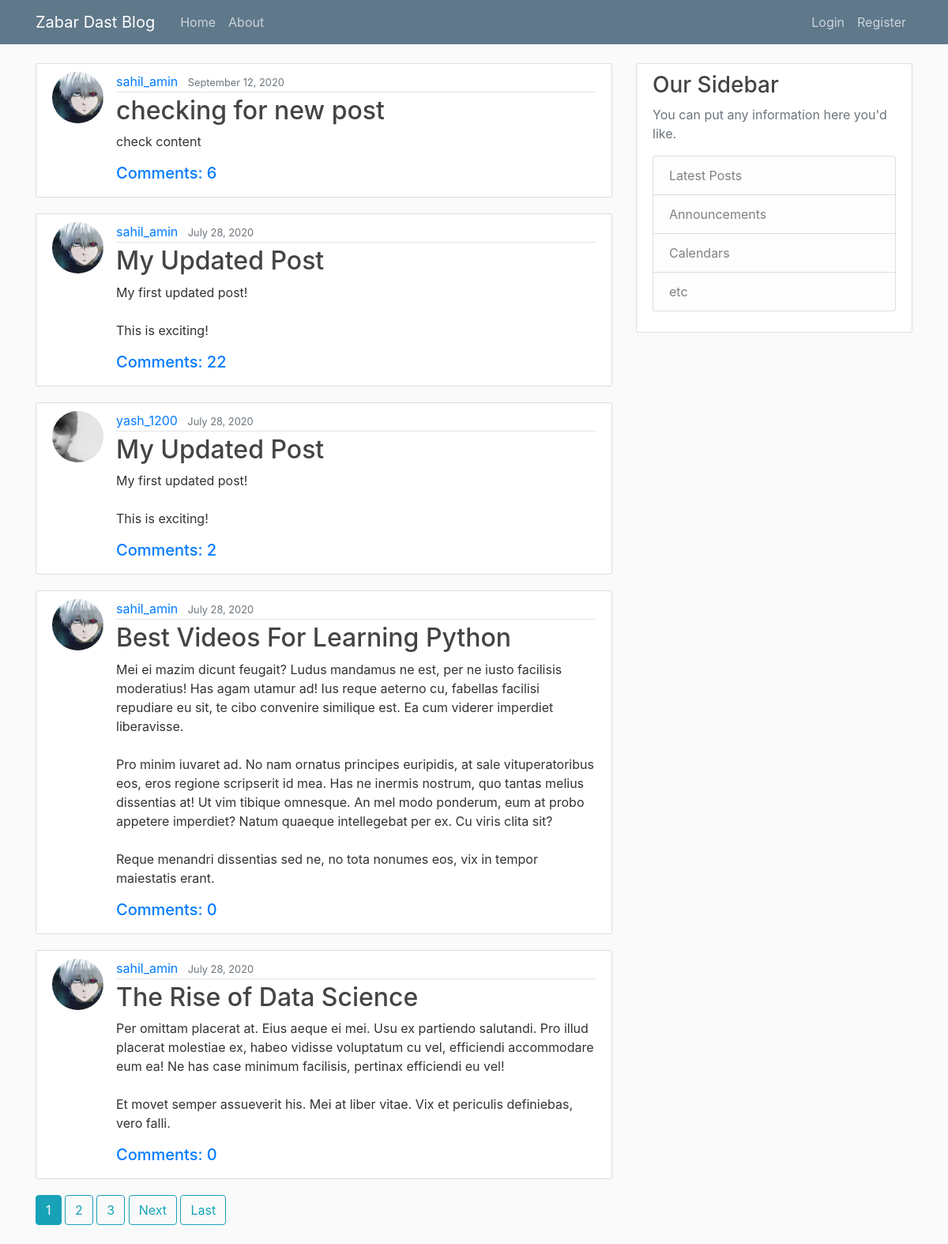
The page / on the database its author committed.
### blog/models.py (models this page shows, shortened)
class Post(models.Model):
	title=models.CharField(max_length=100)
	content = models.TextField()
	date_posted = models.DateTimeField(default=timezone.now)
	author = models.ForeignKey(User, on_delete=models.CASCADE)
	def approved_comments(self):
		return self.comments.filter(approved_comment=True)

### myusers/models.py (models this page shows, shortened)
class Profile(models.Model):
	user = models.OneToOneField(User, on_delete=models.CASCADE)
	image = models.ImageField(default='default.jpg', upload_to = 'profile_pics')

### blog/views.py (the view)
class PostListView(ListView):
	model = Post
	template_name = 'blog/home.html' #<app>/<model>_<viewtype>.html
	context_object_name = 'posts'
	ordering = ['-date_posted']
	paginate_by=5

### blog/templates/blog/home.html (shortened to what this page needs)
{% extends "blog/base.html" %}
{% block content %}
	{% for post in posts %}
		<article class="media content-section">
		  <img class="rounded-circle article-img" src="{{ post.author.profile.image.url }}">
		  <div class="media-body">
		    <div class="article-metadata">
		      <a class="mr-2" href="{% url 'user-posts' post.author.username %}">{{ post.author }}</a>
		      <small class="text-muted">{{ post.date_posted|date:"F d, Y"}}</small>
		    </div>
		    <h2><a class="article-title" href="{% url 'post-detail' post.id %}">{{ post.title }}</a></h2>
		    <p class="article-content">{{ post.content }}</p>
		    <h5><a href="{% url 'post-detail' pk=post.pk %}">Comments: {{ post.comments.count }}</a></h5>
		  </div>
		</article>
	{% endfor %}
	{% if is_paginated %}
      {% for num in page_obj.paginator.page_range %}
        {% if page_obj.number == num %}
          <a class="btn btn-info mb-4" href="?page={{ num }}">{{ num }}</a>
        {% elif num > page_obj.number|add:'-3' and num < page_obj.number|add:'3' %}
          <a class="btn btn-outline-info mb-4" href="?page={{ num }}">{{ num }}</a>
        {% endif %}
      {% endfor %}
      {% if page_obj.has_next %}
        <a class="btn btn-outline-info mb-4" href="?page={{ page_obj.next_page_number }}">Next</a>
        <a class="btn btn-outline-info mb-4" href="?page={{ page_obj.paginator.num_pages }}">Last</a>
      {% endif %}
	{% endif %}
{% endblock content %}

### blog/static/blog/main.css (style rules this page uses)
body { background: #fafafa; color: #333333; margin-top: 5rem; }
h1, h2, h3, h4, h5, h6 { color: #444444; }
.content-section { background: #ffffff; padding: 10px 20px; border: 1px solid #dddddd; border-radius: 3px; margin-bottom: 20px; }
.article-title { color: #444444; }
.article-content { white-space: pre-line; }
.article-img { height: 65px; width: 65px; margin-right: 16px; }
.article-metadata { padding-bottom: 1px; margin-bottom: 4px; border-bottom: 1px solid #e3e3e3 }

### rows shown on the page
Post: author.profile.image (picture), author "sahil_amin", date_posted "September 12, 2020", title "checking for new post", content "check content", comments.count "6"
Post: author.profile.image (picture), author "sahil_amin", date_posted "July 28, 2020", title "My Updated Post", content "My first updated post! This is exciting!", comments.count "22"
Post: author.profile.image (picture), author "yash_1200", date_posted "July 28, 2020", title "My Updated Post", content "My first updated post! This is exciting!", comments.count "2"
Post: author.profile.image (picture), author "sahil_amin", date_posted "July 28, 2020", title "Best Videos For Learning Python", content "Mei ei mazim dicunt feugait? Ludus mandamus ne est, per ne iusto facilisis moderatius! Has agam utamur ad! Ius reque aeterno cu, fabellas facilisi repudiare eu sit, te cibo convenire similique est. Ea cum viderer imperdiet liberavisse. Pro minim iuvaret ad. No nam ornatus principes euripidis, at sale vituperatoribus eos, eros regione scripserit id mea. Has ne inermis nostrum, quo tantas melius dissentias at! Ut vim tibique omnesque. An mel modo ponderum, eum at probo appetere imperdiet? Natum quaeque intellegebat per ex. Cu viris clita sit? Reque menandri dissentias sed ne, no tota nonumes eos, vix in tempor maiestatis erant.", comments.count "0"
Post: author.profile.image (picture), author "sahil_amin", date_posted "July 28, 2020", title "The Rise of Data Science", content "Per omittam placerat at. Eius aeque ei mei. Usu ex partiendo salutandi. Pro illud placerat molestiae ex, habeo vidisse voluptatum cu vel, efficiendi accommodare eum ea! Ne has case minimum facilisis, pertinax efficiendi eu vel! Et movet semper assueverit his. Mei at liber vitae. Vix et periculis definiebas, vero falli.", comments.count "0"

### other values the page prints
{{ num }} "1"
{{ num }} "2" "3"
